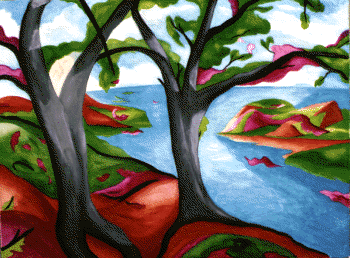
%> input picture Lab 1/trees.tif, 350 x 258 px
$ octave main.m   (GNU Octave 9; MATLAB toolbox functions it lacks are replaced by stand-ins)
%> lines starting %> are read from the running program, lines starting %| are printed output that depends on the picture; long printed decimals are rounded
clear; close all; clc;

%% ================= Exercise 1 - Indexed Image Conversion & YUV Check ==================
%
% Goal: To practice reading an indexed image, converting it to RGB and greyscale,
% and verifying the greyscale conversion process using the YUV formula
%
% ==========================================================================

[aind, amap] = imread('trees.tif', 'TIF');  % aind contain the idices of the image, and amap contains the RGB colors
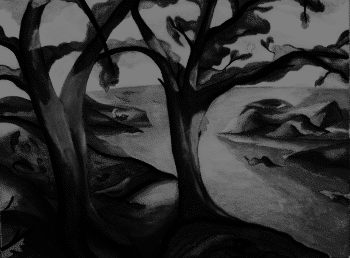
%> aind: size 258x350 uint8; min 0, max 127, mean 49.1
%> amap = 256 rows, first 12: [0 0 0; 0.0627 0.0627 0.0314; 0.29 0.0314 0; 0 0 1; 0.29 0.0627 0.0627; 0.388 0.0314 0.0941; 0.451 0.0627 0; 0.259 0.161 0.0627; 0.0941 0.259 0.0314; 0.224 0.192 0.224; 0.192 0.224 0.224; 0.549 0.0627 0.129]
figure(1);
imshow(aind, amap);                         % Display the indexed image

rgb_image = ind2rgb(aind, amap);            % Convert indexed image to RGB
figure(2);
imshow(rgb_image);                          % Display the RGB image

idx = aind(3, 4);                           % Get the index of the pixel at (3, 4)
%> idx = 112
color_from_map = amap(idx+1, :);            % Get the color from the colormap
%> color_from_map = [0.647 0.808 0.937]

gray_image = rgb2gray(rgb_image);           % Convert RGB image to greyscale
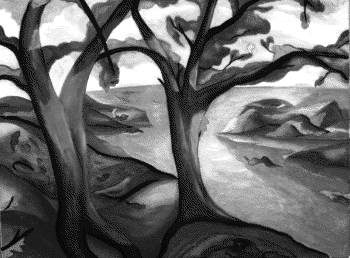
%> gray_image: size 258x350 double; min 0, max 1, mean 0.421
figure(3);
imshow(gray_image);                         % Display the greyscale image

% ----- Check the YUV conversion -----
% The YUV conversion formula is: Y = 0.299*R + 0.587*G + 0.114*B
% YUV means : Y = Luminance, U = Blue - Luminance, V = Red - Luminance ????
Y1 = 0.299 * color_from_map(1) + 0.587 * color_from_map(2) + 0.114 * color_from_map(3); % Y from RGB
%> Y1 = 0.775
Y2 = gray_image(3, 4);                                              % Y from greyscale image
%> Y2 = 0.775
fprintf('Y from RGB: %f, Y from greyscale image: %f\n', Y1, Y2);    % Display the Y values
%| Y from RGB: 0.7745, Y from greyscale image: 0.7745


%% ================= Exercise 2: Exploring Colormaps ==================
%
% Goal: To understand how changing the colormap dramatically affects the visual appearance
% of an indexed image, even when the underlying index data remains the same.
%
% ==========================================================================

X = [1 2 3; 3 1 2; 2 3 1];                                          % Create a 3x3 matrix of indices
X_map_initial = [1 0 0; 0 1 0; 0 0 1];                              % Red; Green; Blue
figure; imshow(X, X_map_initial, 'InitialMagnification', 'fit');    % Display the image with the initial colormap
X_map_cmy = [0 1 1; 1 0 1; 1 1 0];                                  % Cyan; Magenta; Yellow (Order corresponds to indices 1, 2, 3 in X)
figure; imshow(X, X_map_cmy, 'InitialMagnification', 'fit');        % Display the image with the CMY colormap

% ----- Change to Greyscale -----
X_map_grey = [0 0 0; 0.5 0.5 0.5; 1 1 1];                           % Black; Grey; White (Order corresponds to indices 1, 2, 3 in X)
figure; imshow(X, X_map_grey, 'InitialMagnification', 'fit');       % Display the image with the greyscale colormap


%% ================= Exercise 3: 1D Filtering (Convolution) ==================
%
% Goal: To implement a basic 1D filtering operation (specifically, convolution with an averagind filter)
% from scratch in MATLAB, understanding how filters modify signals and how to handle boundaries
%
% ============================================================================
clear; close all; clc;

s   = rand(1, 3)            % Create a random signal of length 20
h   = 1/3 * [1 1 1]         % Average filter kernel
r1  = my_convo(s, h)        % Apply the filter using the custom function
r2  = conv(s, h, 'same')    % Apply the filter using MATLAB's built-in function
r1  == r2                   % Check if the results are the same

function r = my_convo(s, h)
%> called with s = [0.844 0.758 0.421], h = [0.333 0.333 0.333]
    s = s(:)';                    % Ensure s is a row vector
    h = h(:)';                    % Ensure h is a row vector

    % The exercise statement ask that the filter should have an odd number of sample
    % Therefore we check first the length of our samples
    N = length(s);                % Length of the signal
    M = length(h);                % Length of the filter
    r = zeros(1, N);              % Initialize the output signal with zeros

    % Check if filter length is odd (required for simple center alignment)
    % The mod(M, 2) function returns the remainder after dividing M by 2.
    % If the remainder is 0, the length is even.
    if mod(M, 2) == 0
        error('Filter length must be odd for this simple implementation.');
    end

    % Calculate the padding size based on the filter length M so the length of the output signal is the same as the input signal

    pad_size = (M - 1) / 2                                                 % Ensure the centering when filtering
    s_padded = [zeros(1, pad_size), s, zeros(1, pad_size)]                 % Pad the signal with zeros on both sides

    % using pad_size ensures that in the loop, we don't overflow, since the convolution will go from
    % 1 to N, the middle sample of the filter will be aligned with the loop index i
    % We need to loop over each element of the original signal to compute the output
    for i = 1:N
        s_segment = s_padded(i:i+M-1);                                     % Extract the segment of the signal to convolve with the filter
        r(i) = dot(s_segment, h);
    end
end


%% ================= Exercise 4: Discrete Fourier Transform (DFT) - Spectrum Analysis =============
%
% To compute the 2D DFT of a simple image, visualize its spectrum, understand the relationship between spatial features and frequency components,
% and observe the rotation property of the DFT
%
% ============================================================================
clear; close all; clc;
image_matrix = zeros(128, 128);         % Create a 128x128 matrix of zeros (black image)
image_matrix(64-3:64+3, 34:96) = 1;     % Create a horizontal white line in the middle of the image
imshow(image_matrix);                   % Display the image

% ---- compute the 2D DFT ----
dft_coeffs = fft2(image_matrix); disp('Size of DFT coefficients matrix:'); disp(size(dft_coeffs));

% ---- shif the zero-frequency component to the center of the secptrum ----
dft_shifted = fftshift(dft_coeffs); disp('DFT coefficients shifted!');
magnitude_spectrum = abs(dft_shifted);

% Display using imagesc (as per Ex 4 instructions) - without log scaling
figure; % New figure for imagesc view
imagesc(magnitude_spectrum);
axis image;
colormap gray;
colorbar;
title('Exercise 4: Magnitude Spectrum (imagesc)');
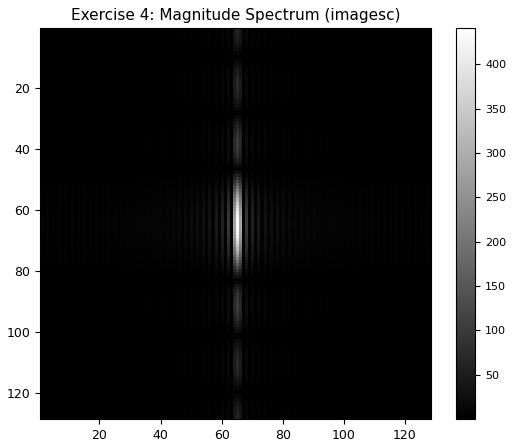
%> figure redrawn from the program's plot data

% Display using surfc (as per Ex 4 instructions) - also uses magnitude
figure; % New figure for surfc view
surfc(magnitude_spectrum);
shading interp; % Makes the surface look smoother
title('Exercise 4: Magnitude Spectrum (surfc)');
xlabel('Frequency component l');
ylabel('Frequency component k');
zlabel('Magnitude');
